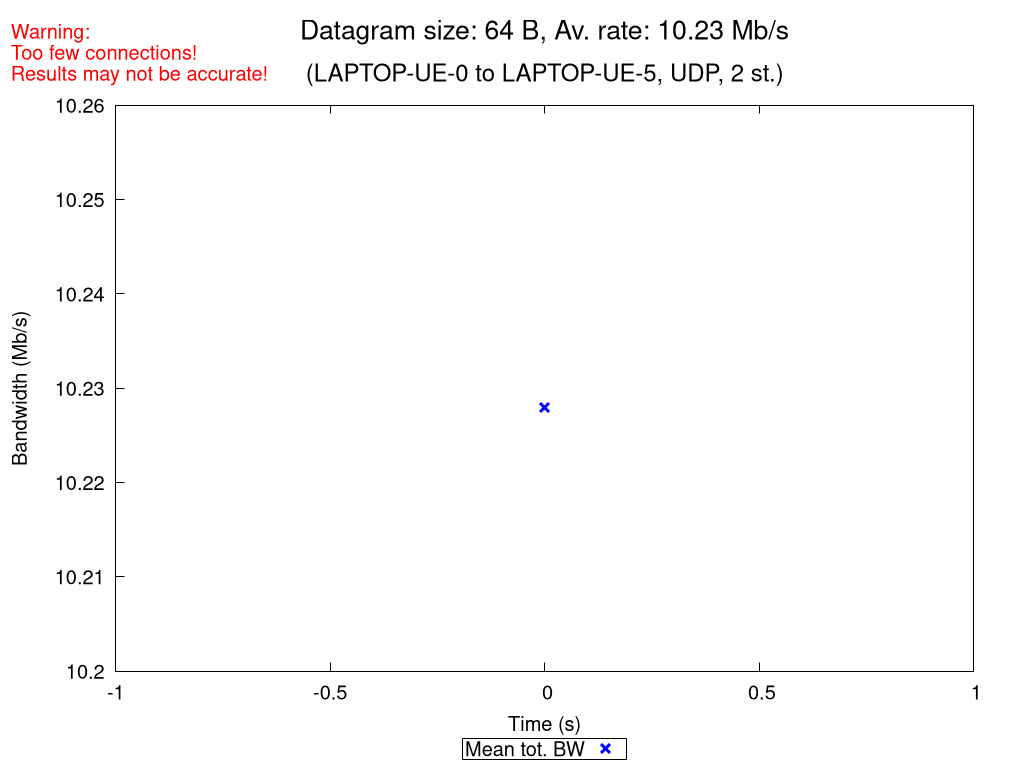

Source code (gnuplot):
set terminal pngcairo nocrop enhanced size 1024,768 font "Verdana,15"
set output "UDP_2_st_2020_10_12_12-56-35_one2two_00064B.png"

set title "{/=20 Datagram size: 64 B, Av. rate: 10.23 Mb/s}\n\n{/=18 (LAPTOP-UE-0 to LAPTOP-UE-5, UDP, 2 st.)}"
set label "Warning:\nToo few connections!\nResults may not be accurate!" at screen 0.01, screen 0.96 tc rgb "red"

set xlabel "Time (s)"
set ylabel "Bandwidth (Mb/s)"
set ytics nomirror
set key bmargin center horizontal box samplen 1 width -1
set bmargin 4.6
set rmargin 4.5

rf = 1000000.0  # rate factor
set style fill transparent solid 0.2 noborder
set autoscale xfix
plot "UDP_2_st_2020_10_12_12-56-35_one2two_00064B_iperf_processed.dat" using 1:($2/rf-$3/rf):($2/rf+$3/rf) with filledcurves lc rgb "blue" notitle, \
     "" using 1:($2/rf) with points pt 2 ps 1.5 lw 3 lc rgb "blue" title "Mean tot. BW", \
